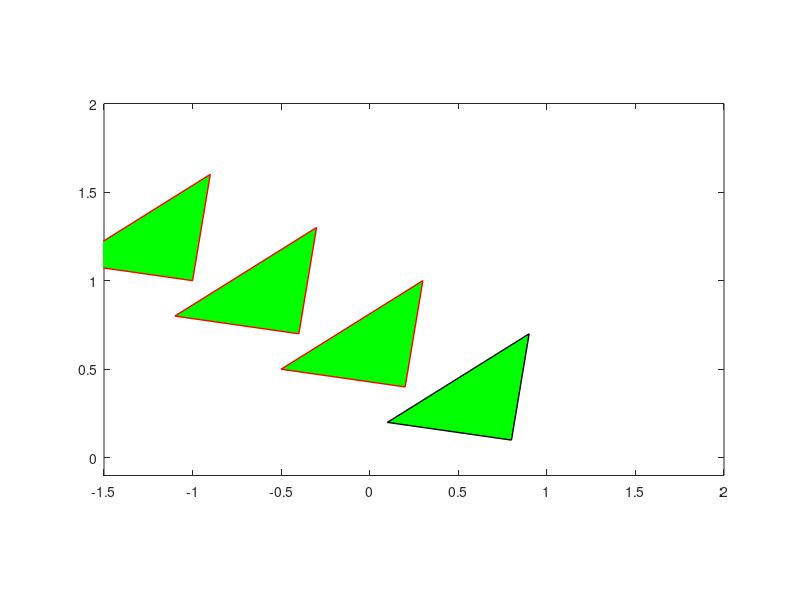

Recreate this plot in MATLAB.
X=[0.1 0.8 0.9 0.1];
Y=[0.2 0.1 0.7 0.2];

fill(X,Y,'g','edgecolor','k','linewidth',1), hold on
axis equal, axis([-1.5 2 -0.1 2]), pause(1)
v=pi/6; 
A=[cos(v) -sin(v); sin(v) cos(v)];
P=[X;Y];
for i=1:3
P=A*P; % Varje koordinatpar roteras med vinkeln pi/6
fill(P(1,:),P(2,:),'g','edgecolor','r','linewidth',1), pause(1)
end
plot(0,0,'ko','linewidth',2,'markersize',2) % origo
hold off


fill(X,Y,'g','edgecolor','k','linewidth',1), hold on
axis equal, axis([-1.5 2 -0.1 2]), pause(1)
t=[-0.6;0.3];
P=[X;Y];
for i=1:3
P=P+t*ones(size(X));
fill(P(1,:),P(2,:),'g','edgecolor','r','linewidth',1), pause(1)
end
hold off
